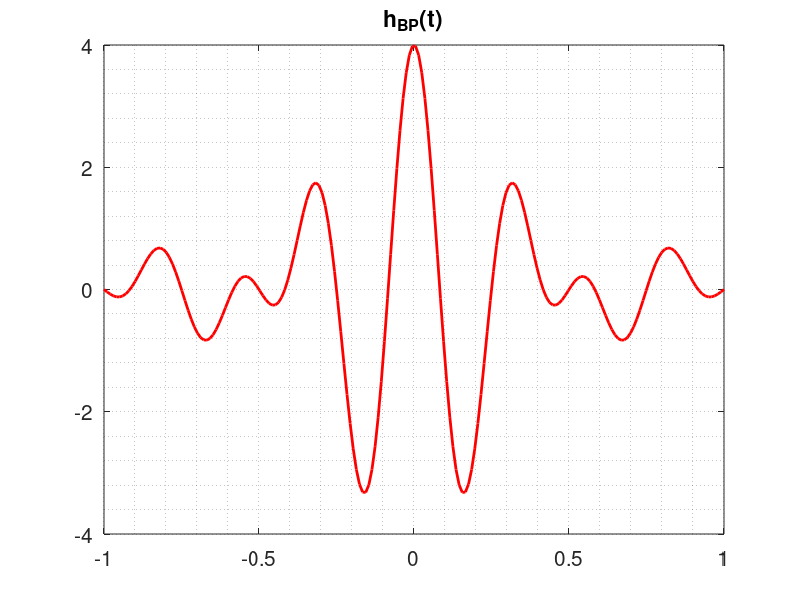

Here is the MATLAB script that generated this plot:
% file: e6_5_bandpass_impulse_resp2.m   
clear; close all; set(0,'defaultAxesFontSize',15); fpv=[100,100,1000,300];
fc = 1; f0 = 3;  % bandwidth=2*fc=2 Hz, carrier (center freq) = f0 = 3 Hz
t=linspace(-1,1,200);
h = 2*sin(2*pi*fc*t)./(pi*t) .* cos(2*pi*f0*t);
figure('position',fpv),
 plot(t,h,'r','LineWidth',2),grid(gca,'minor'),title('h_{BP}(t)')
 
